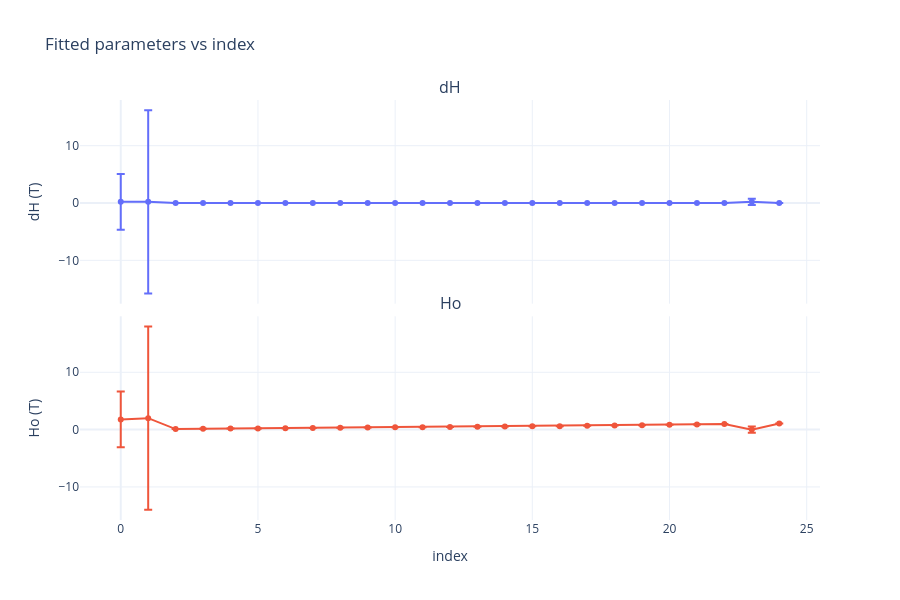

This figure's notebook cell:
### Code cell
fits_storage.plot_fit_parameters_subplots(
    data_L_fits,
    x_axis="index",
    params=["dH", "Ho"],
    x_label= "index"#"μ₀H (T)"
)

### Figure 1 — Plotly figure (JSON) as saved in the notebook; plotly's stock layout.template omitted (floating-point values rounded to 4 significant figures)
{"data": [{"error_y": {"array": [4.859, 15.99, 2.446e-05, 2.674e-05, 2.093e-05, 1.935e-05, 2.087e-05, 2.108e-05, 1.943e-05, 1.957e-05, 2.37e-05, 2.157e-05, 1.68e-05, 1.983e-05, 1.654e-05, 2.212e-05, 2.344e-05, 2.589e-05, 2.67e-05, 2.67e-05, 2.986e-05, 3.053e-05, 0.00046, 0.5431, 2.61e-05], "type": "data", "visible": true}, "hovertemplate": "index: %{x}<br>dH: %{y}<extra></extra>", "mode": "lines+markers", "name": "dH", "showlegend": false, "type": "scatter", "x": [0, 1, 2, 3, 4, 5, 6, 7, 8, 9, 10, 11, 12, 13, 14, 15, 16, 17, 18, 19, 20, 21, 22, 23, 24], "xaxis": "x", "y": [0.2, 0.2, 0.003328, 0.003498, 0.003412, 0.003249, 0.003314, 0.003421, 0.003508, 0.00359, 0.003576, 0.00359, 0.003454, 0.003502, 0.003567, 0.003805, 0.004285, 0.004686, 0.005252, 0.005305, 0.005752, 0.005727, 0.006655, 0.2, 0.005483], "yaxis": "y"}, {"error_y": {"array": [4.859, 15.99, 2.446e-05, 2.674e-05, 2.093e-05, 1.935e-05, 2.087e-05, 2.108e-05, 1.943e-05, 1.957e-05, 2.37e-05, 2.157e-05, 1.68e-05, 1.983e-05, 1.654e-05, 2.212e-05, 2.344e-05, 2.589e-05, 2.67e-05, 2.67e-05, 2.986e-05, 3.053e-05, 0.00046, 0.5431, 2.61e-05], "type": "data", "visible": true}, "hovertemplate": "index: %{x}<br>Ho: %{y}<extra></extra>", "mode": "lines+markers", "name": "Ho", "showlegend": false, "type": "scatter", "x": [0, 1, 2, 3, 4, 5, 6, 7, 8, 9, 10, 11, 12, 13, 14, 15, 16, 17, 18, 19, 20, 21, 22, 23, 24], "xaxis": "x2", "y": [1.779, 2.0, 0.0918, 0.1368, 0.1785, 0.2154, 0.2493, 0.2832, 0.3187, 0.3559, 0.3936, 0.43, 0.4645, 0.4974, 0.5301, 0.5659, 0.6067, 0.6558, 0.7142, 0.7795, 0.8474, 0.9137, 0.9767, 3.93e-17, 1.052], "yaxis": "y2"}], "layout": {"annotations": [{"font": {"size": 16}, "showarrow": false, "text": "dH", "x": 0.5, "xanchor": "center", "xref": "paper", "y": 1, "yanchor": "bottom", "yref": "paper"}, {"font": {"size": 16}, "showarrow": false, "text": "Ho", "x": 0.5, "xanchor": "center", "xref": "paper", "y": 0.485, "yanchor": "bottom", "yref": "paper"}], "height": 600, "hovermode": "x unified", "title": {"text": "Fitted parameters vs index"}, "xaxis": {"anchor": "y", "domain": [0, 1], "matches": "x2", "showticklabels": false}, "xaxis2": {"anchor": "y2", "domain": [0, 1], "title": {"text": "index"}}, "yaxis": {"anchor": "x", "domain": [0.515, 1], "title": {"text": "dH (T)"}}, "yaxis2": {"anchor": "x2", "domain": [0, 0.485], "title": {"text": "Ho (T)"}}}}
